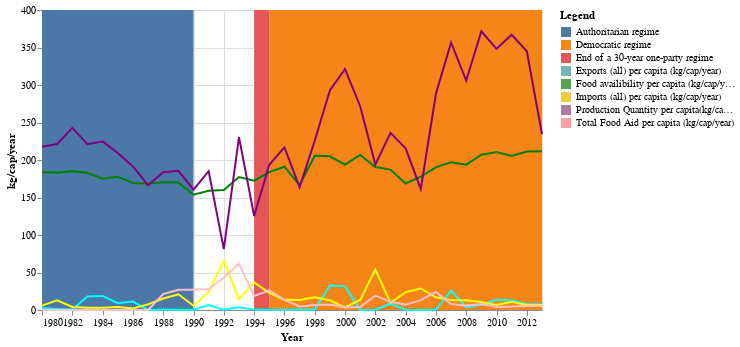

Write notebook code for a chart like this one.
### Code cell
Malawi = [
      {"year": "1980", "Food availibility per capita (kg/cap/year)": 183.812472,"Production Quantity per capita (kg/cap/year)":217.800389,"Exports (all) per capita (kg/cap/year)":2.552184,"Imports (all) per capita (kg/cap/year)":5.821538,"Total Food Aid per capita (kg/cap/year)":0.0},
      {"year": "1981", "Food availibility per capita (kg/cap/year)": 183.243505,"Production Quantity per capita (kg/cap/year)":221.381897,"Exports (all) per capita (kg/cap/year)":1.406870,"Imports (all) per capita (kg/cap/year)":12.917101,"Total Food Aid per capita (kg/cap/year)":0.0},
      {"year": "1982", "Food availibility per capita (kg/cap/year)": 184.941533,"Production Quantity per capita (kg/cap/year)":242.817137,"Exports (all) per capita (kg/cap/year)":0.525132,"Imports (all) per capita (kg/cap/year)":4.035145,"Total Food Aid per capita (kg/cap/year)":0.0},
      {"year": "1983", "Food availibility per capita (kg/cap/year)": 183.045544,"Production Quantity per capita (kg/cap/year)":221.047684,"Exports (all) per capita (kg/cap/year)":17.983611,"Imports (all) per capita (kg/cap/year)":2.986021,"Total Food Aid per capita (kg/cap/year)":0.0},
      {"year": "1984", "Food availibility per capita (kg/cap/year)": 174.962656,"Production Quantity per capita (kg/cap/year)":224.796007,"Exports (all) per capita (kg/cap/year)":18.782274,"Imports (all) per capita (kg/cap/year)":3.003732,"Total Food Aid per capita (kg/cap/year)":0.0},
      {"year": "1985", "Food availibility per capita (kg/cap/year)": 177.707823,"Production Quantity per capita (kg/cap/year)":209.359487,"Exports (all) per capita (kg/cap/year)":9.001403,"Imports (all) per capita (kg/cap/year)":4.042772,"Total Food Aid per capita (kg/cap/year)":0.0},
      {"year": "1986", "Food availibility per capita (kg/cap/year)": 169.295107,"Production Quantity per capita (kg/cap/year)":191.338224,"Exports (all) per capita (kg/cap/year)":11.309359,"Imports (all) per capita (kg/cap/year)":2.063047,"Total Food Aid per capita (kg/cap/year)":0.0},
      {"year": "1987", "Food availibility per capita (kg/cap/year)": 168.769168,"Production Quantity per capita (kg/cap/year)":166.354587,"Exports (all) per capita (kg/cap/year)":0.142639,"Imports (all) per capita (kg/cap/year)":7.453863,"Total Food Aid per capita (kg/cap/year)":0.0},
      {"year": "1988", "Food availibility per capita (kg/cap/year)": 170.483816,"Production Quantity per capita (kg/cap/year)":183.640502,"Exports (all) per capita (kg/cap/year)":0.513442,"Imports (all) per capita (kg/cap/year)":15.349446,"Total Food Aid per capita (kg/cap/year)":21.301378},
      {"year": "1989", "Food availibility per capita (kg/cap/year)": 170.016255,"Production Quantity per capita (kg/cap/year)":185.578500,"Exports (all) per capita (kg/cap/year)":0.449074,"Imports (all) per capita (kg/cap/year)":21.019578,"Total Food Aid per capita (kg/cap/year)":27.039943},
      {"year": "1990", "Food availibility per capita (kg/cap/year)": 153.708973,"Production Quantity per capita (kg/cap/year)":160.450071,"Exports (all) per capita (kg/cap/year)":0.232979,"Imports (all) per capita (kg/cap/year)":5.756662,"Total Food Aid per capita (kg/cap/year)":26.933186},
      {"year": "1991", "Food availibility per capita (kg/cap/year)": 158.935980,"Production Quantity per capita (kg/cap/year)":185.019300,"Exports (all) per capita (kg/cap/year)":6.592447,"Imports (all) per capita (kg/cap/year)":24.113379,"Total Food Aid per capita (kg/cap/year)":27.960665},
      {"year": "1992", "Food availibility per capita (kg/cap/year)": 159.976914,"Production Quantity per capita (kg/cap/year)":81.137525,"Exports (all) per capita (kg/cap/year)":0.312115,"Imports (all) per capita (kg/cap/year)":65.296653,"Total Food Aid per capita (kg/cap/year)":43.025638	},
      {"year": "1993", "Food availibility per capita (kg/cap/year)": 177.303774,"Production Quantity per capita (kg/cap/year)":230.548701,"Exports (all) per capita (kg/cap/year)":3.665635,"Imports (all) per capita (kg/cap/year)":14.091884,"Total Food Aid per capita (kg/cap/year)":61.881780},
      {"year": "1994", "Food availibility per capita (kg/cap/year)": 172.529164,"Production Quantity per capita (kg/cap/year)":125.368841,"Exports (all) per capita (kg/cap/year)":0.510400,"Imports (all) per capita (kg/cap/year)":36.758418,"Total Food Aid per capita (kg/cap/year)":18.795992},
      {"year": "1995", "Food availibility per capita (kg/cap/year)": 183.820764,"Production Quantity per capita (kg/cap/year)":193.561423,"Exports (all) per capita (kg/cap/year)":0.327472,"Imports (all) per capita (kg/cap/year)":22.797683,"Total Food Aid per capita (kg/cap/year)":26.250971},
      {"year": "1996", "Food availibility per capita (kg/cap/year)": 191.026093,"Production Quantity per capita (kg/cap/year)":216.832257,"Exports (all) per capita (kg/cap/year)":0.330624,"Imports (all) per capita (kg/cap/year)":13.614287,"Total Food Aid per capita (kg/cap/year)":13.500380},
      {"year": "1997", "Food availibility per capita (kg/cap/year)": 166.262032,"Production Quantity per capita (kg/cap/year)":163.766102,"Exports (all) per capita (kg/cap/year)":0.519399,"Imports (all) per capita (kg/cap/year)":13.412402,"Total Food Aid per capita (kg/cap/year)":4.825087},
      {"year": "1998", "Food availibility per capita (kg/cap/year)": 205.771865,"Production Quantity per capita (kg/cap/year)":225.739200,"Exports (all) per capita (kg/cap/year)":0.450584,"Imports (all) per capita (kg/cap/year)":17.084717,"Total Food Aid per capita (kg/cap/year)":6.712868},
      {"year": "1999", "Food availibility per capita (kg/cap/year)": 204.890542,"Production Quantity per capita (kg/cap/year)":292.743482,"Exports (all) per capita (kg/cap/year)":32.663370,"Imports (all) per capita (kg/cap/year)":12.992403,"Total Food Aid per capita (kg/cap/year)":7.394215},
      {"year": "2000", "Food availibility per capita (kg/cap/year)": 193.986198,"Production Quantity per capita (kg/cap/year)":321.316691,"Exports (all) per capita (kg/cap/year)":31.519524,"Imports (all) per capita (kg/cap/year)":3.473279,"Total Food Aid per capita (kg/cap/year)":3.454695},
      {"year": "2001", "Food availibility per capita (kg/cap/year)": 206.652753,"Production Quantity per capita (kg/cap/year)":271.704362,"Exports (all) per capita (kg/cap/year)":0.141969,"Imports (all) per capita (kg/cap/year)":13.407208,"Total Food Aid per capita (kg/cap/year)":3.893574},
      {"year": "2002", "Food availibility per capita (kg/cap/year)": 190.702879,"Production Quantity per capita (kg/cap/year)":193.916635,"Exports (all) per capita (kg/cap/year)":0.448431,"Imports (all) per capita (kg/cap/year)":53.914035,"Total Food Aid per capita (kg/cap/year)":19.105773},
      {"year": "2003", "Food availibility per capita (kg/cap/year)": 187.210628,"Production Quantity per capita (kg/cap/year)":236.186076,"Exports (all) per capita (kg/cap/year)":8.398897,"Imports (all) per capita (kg/cap/year)":9.643579,"Total Food Aid per capita (kg/cap/year)":10.923130},
      {"year": "2004", "Food availibility per capita (kg/cap/year)": 168.636388,"Production Quantity per capita (kg/cap/year)":215.524603,"Exports (all) per capita (kg/cap/year)":0.160716,"Imports (all) per capita (kg/cap/year)":23.818063,"Total Food Aid per capita (kg/cap/year)":7.197090},
      {"year": "2005", "Food availibility per capita (kg/cap/year)": 177.793653,"Production Quantity per capita (kg/cap/year)":161.314512,"Exports (all) per capita (kg/cap/year)":0.159573,"Imports (all) per capita (kg/cap/year)":28.707789,"Total Food Aid per capita (kg/cap/year)":13.185602},
      {"year": "2006", "Food availibility per capita (kg/cap/year)": 190.164546,"Production Quantity per capita (kg/cap/year)":288.301781,"Exports (all) per capita (kg/cap/year)":0.538832,"Imports (all) per capita (kg/cap/year)":16.995119,"Total Food Aid per capita (kg/cap/year)":23.948245},
      {"year": "2007", "Food availibility per capita (kg/cap/year)": 197.108919,"Production Quantity per capita (kg/cap/year)":356.696166,"Exports (all) per capita (kg/cap/year)":25.911488,"Imports (all) per capita (kg/cap/year)":13.434155,"Total Food Aid per capita (kg/cap/year)":8.015988},
      {"year": "2008", "Food availibility per capita (kg/cap/year)": 193.801947,"Production Quantity per capita (kg/cap/year)":305.864804,"Exports (all) per capita (kg/cap/year)":3.719514,"Imports (all) per capita (kg/cap/year)":13.047283,"Total Food Aid per capita (kg/cap/year)":5.926820},
      {"year": "2009", "Food availibility per capita (kg/cap/year)": 207.055720,"Production Quantity per capita (kg/cap/year)":371.698544,"Exports (all) per capita (kg/cap/year)":7.071107,"Imports (all) per capita (kg/cap/year)":10.649202,"Total Food Aid per capita (kg/cap/year)":8.130010},
      {"year": "2010", "Food availibility per capita (kg/cap/year)": 210.697833,"Production Quantity per capita (kg/cap/year)":348.269740,"Exports (all) per capita (kg/cap/year)":13.564253,"Imports (all) per capita (kg/cap/year)":6.824762,"Total Food Aid per capita (kg/cap/year)":3.984507},
      {"year": "2011", "Food availibility per capita (kg/cap/year)": 205.461043,"Production Quantity per capita (kg/cap/year)":366.965980,"Exports (all) per capita (kg/cap/year)":13.140949,"Imports (all) per capita (kg/cap/year)":11.000310,"Total Food Aid per capita (kg/cap/year)":4.535125},
      {"year": "2012", "Food availibility per capita (kg/cap/year)": 211.242811,"Production Quantity per capita (kg/cap/year)":344.973683,"Exports (all) per capita (kg/cap/year)":7.625822,"Imports (all) per capita (kg/cap/year)":6.626945,"Total Food Aid per capita (kg/cap/year)":5.168051},
      {"year": "2013", "Food availibility per capita (kg/cap/year)": 211.629649,"Production Quantity per capita (kg/cap/year)":234.551326,"Exports (all) per capita (kg/cap/year)":7.625822,"Imports (all) per capita (kg/cap/year)":6.626945,"Total Food Aid per capita (kg/cap/year)":5.168051},
    ]

Events = [{"start":"1999","end":"1999","Legend":"Food availibility per capita (kg/cap/year)"},{"start":"1997","end":"1997","Legend":"Total Food Aid per capita (kg/cap/year)"},{"start":"1997","end":"1997","Legend":"Imports (all) per capita (kg/cap/year)"},{"start":"1997","end":"1997","Legend":"Production Quantity per capita(kg/cap/year)"},{"start":"1997","end":"1997","Legend":"Exports (all) per capita (kg/cap/year)"},{"start": "1994","end": "1995","Legend": "End of a 30-year one-party regime"},{"start": "1980","end": "1990","Legend": "Authoritarian regime"},{"start": "1995","end": "2013","Legend": "Democratic regime"}]


Malawi = alt.pd.DataFrame(Malawi)
Events = alt.pd.DataFrame(Events)


line1 = alt.Chart(Malawi).mark_line(color='green').encode(
    alt.X('year:T', axis=alt.Axis(format='%Y')),
    y='Food availibility per capita (kg/cap/year)'
).properties(
    width=500,
    height=300
)

line2 = alt.Chart(Malawi).mark_line(color='purple').encode(
    alt.X('year:T', axis=alt.Axis(format='%Y')),
    y='Production Quantity per capita (kg/cap/year)'
).properties(
    width=500,
    height=300
)

line3 = alt.Chart(Malawi).mark_line(color='aqua').encode(
    alt.X('year:T', axis=alt.Axis(format='%Y')),
    y='Exports (all) per capita (kg/cap/year)'
).properties(
    width=500,
    height=300
)

line4 = alt.Chart(Malawi).mark_line(color='yellow').encode(
    alt.X('year:T', axis=alt.Axis(format='%Y')),
    y='Imports (all) per capita (kg/cap/year)'
).properties(
    width=500,
    height=300
)

line5 = alt.Chart(Malawi).mark_line(color='pink').encode(
    alt.X('year:T', axis=alt.Axis(format='%Y',title='Year')),
    alt.Y("Total Food Aid per capita (kg/cap/year)", axis=alt.Axis(title='kg/cap/year'))
).properties(
    width=500,
    height=300
)


rect = alt.Chart(Events).mark_rect().encode(
    x='start:T',
    x2='end:T',
    color='Legend:N'
)






rect + line1 + line2 + line3 +line4 + line5

### Figure 1 — Vega-Lite specification as saved in the notebook (floating-point values rounded to 4 significant figures)
{"config": {"view": {"continuousWidth": 400, "continuousHeight": 300}}, "layer": [{"data": {"name": "data-b642584c483ecb0dc350fc1772052da4"}, "mark": "rect", "encoding": {"color": {"type": "nominal", "field": "Legend"}, "x": {"type": "temporal", "field": "start"}, "x2": {"field": "end"}}}, {"data": {"name": "data-ec1ad36cbaf28e9a5345bbadd413f9e7"}, "mark": {"type": "line", "color": "green"}, "encoding": {"x": {"type": "temporal", "axis": {"format": "%Y"}, "field": "year"}, "y": {"type": "quantitative", "field": "Food availibility per capita (kg/cap/year)"}}, "height": 300, "width": 500}, {"data": {"name": "data-ec1ad36cbaf28e9a5345bbadd413f9e7"}, "mark": {"type": "line", "color": "purple"}, "encoding": {"x": {"type": "temporal", "axis": {"format": "%Y"}, "field": "year"}, "y": {"type": "quantitative", "field": "Production Quantity per capita (kg/cap/year)"}}, "height": 300, "width": 500}, {"data": {"name": "data-ec1ad36cbaf28e9a5345bbadd413f9e7"}, "mark": {"type": "line", "color": "aqua"}, "encoding": {"x": {"type": "temporal", "axis": {"format": "%Y"}, "field": "year"}, "y": {"type": "quantitative", "field": "Exports (all) per capita (kg/cap/year)"}}, "height": 300, "width": 500}, {"data": {"name": "data-ec1ad36cbaf28e9a5345bbadd413f9e7"}, "mark": {"type": "line", "color": "yellow"}, "encoding": {"x": {"type": "temporal", "axis": {"format": "%Y"}, "field": "year"}, "y": {"type": "quantitative", "field": "Imports (all) per capita (kg/cap/year)"}}, "height": 300, "width": 500}, {"data": {"name": "data-ec1ad36cbaf28e9a5345bbadd413f9e7"}, "mark": {"type": "line", "color": "pink"}, "encoding": {"x": {"type": "temporal", "axis": {"format": "%Y", "title": "Year"}, "field": "year"}, "y": {"type": "quantitative", "axis": {"title": "kg/cap/year"}, "field": "Total Food Aid per capita (kg/cap/year)"}}, "height": 300, "width": 500}], "$schema": "https://vega.github.io/schema/vega-lite/v4.8.1.json", "datasets": {"data-b642584c483ecb0dc350fc1772052da4": [{"start": "1999", "end": "1999", "Legend": "Food availibility per capita (kg/cap/year)"}, {"start": "1997", "end": "1997", "Legend": "Total Food Aid per capita (kg/cap/year)"}, {"start": "1997", "end": "1997", "Legend": "Imports (all) per capita (kg/cap/year)"}, {"start": "1997", "end": "1997", "Legend": "Production Quantity per capita(kg/cap/year)"}, {"start": "1997", "end": "1997", "Legend": "Exports (all) per capita (kg/cap/year)"}, {"start": "1994", "end": "1995", "Legend": "End of a 30-year one-party regime"}, {"start": "1980", "end": "1990", "Legend": "Authoritarian regime"}, {"start": "1995", "end": "2013", "Legend": "Democratic regime"}], "data-ec1ad36cbaf28e9a5345bbadd413f9e7": [{"year": "1980", "Food availibility per capita (kg/cap/year)": 183.8, "Production Quantity per capita (kg/cap/year)": 217.8, "Exports (all) per capita (kg/cap/year)": 2.552, "Imports (all) per capita (kg/cap/year)": 5.822, "Total Food Aid per capita (kg/cap/year)": 0.0}, {"year": "1981", "Food availibility per capita (kg/cap/year)": 183.2, "Production Quantity per capita (kg/cap/year)": 221.4, "Exports (all) per capita (kg/cap/year)": 1.407, "Imports (all) per capita (kg/cap/year)": 12.92, "Total Food Aid per capita (kg/cap/year)": 0.0}, {"year": "1982", "Food availibility per capita (kg/cap/year)": 184.9, "Production Quantity per capita (kg/cap/year)": 242.8, "Exports (all) per capita (kg/cap/year)": 0.5251, "Imports (all) per capita (kg/cap/year)": 4.035, "Total Food Aid per capita (kg/cap/year)": 0.0}, {"year": "1983", "Food availibility per capita (kg/cap/year)": 183.0, "Production Quantity per capita (kg/cap/year)": 221.0, "Exports (all) per capita (kg/cap/year)": 17.98, "Imports (all) per capita (kg/cap/year)": 2.986, "Total Food Aid per capita (kg/cap/year)": 0.0}, {"year": "1984", "Food availibility per capita (kg/cap/year)": 175.0, "Production Quantity per capita (kg/cap/year)": 224.8, "Exports (all) per capita (kg/cap/year)": 18.78, "Imports (all) per capita (kg/cap/year)": 3.004, "Total Food Aid per capita (kg/cap/year)": 0.0}, {"year": "1985", "Food availibility per capita (kg/cap/year)": 177.7, "Production Quantity per capita (kg/cap/year)": 209.4, "Exports (all) per capita (kg/cap/year)": 9.001, "Imports (all) per capita (kg/cap/year)": 4.043, "Total Food Aid per capita (kg/cap/year)": 0.0}, {"year": "1986", "Food availibility per capita (kg/cap/year)": 169.3, "Production Quantity per capita (kg/cap/year)": 191.3, "Exports (all) per capita (kg/cap/year)": 11.31, "Imports (all) per capita (kg/cap/year)": 2.063, "Total Food Aid per capita (kg/cap/year)": 0.0}, {"year": "1987", "Food availibility per capita (kg/cap/year)": 168.8, "Production Quantity per capita (kg/cap/year)": 166.4, "Exports (all) per capita (kg/cap/year)": 0.1426, "Imports (all) per capita (kg/cap/year)": 7.454, "Total Food Aid per capita (kg/cap/year)": 0.0}, {"year": "1988", "Food availibility per capita (kg/cap/year)": 170.5, "Production Quantity per capita (kg/cap/year)": 183.6, "Exports (all) per capita (kg/cap/year)": 0.5134, "Imports (all) per capita (kg/cap/year)": 15.35, "Total Food Aid per capita (kg/cap/year)": 21.3}, {"year": "1989", "Food availibility per capita (kg/cap/year)": 170.0, "Production Quantity per capita (kg/cap/year)": 185.6, "Exports (all) per capita (kg/cap/year)": 0.4491, "Imports (all) per capita (kg/cap/year)": 21.02, "Total Food Aid per capita (kg/cap/year)": 27.04}, {"year": "1990", "Food availibility per capita (kg/cap/year)": 153.7, "Production Quantity per capita (kg/cap/year)": 160.5, "Exports (all) per capita (kg/cap/year)": 0.233, "Imports (all) per capita (kg/cap/year)": 5.757, "Total Food Aid per capita (kg/cap/year)": 26.93}, {"year": "1991", "Food availibility per capita (kg/cap/year)": 158.9, "Production Quantity per capita (kg/cap/year)": 185.0, "Exports (all) per capita (kg/cap/year)": 6.592, "Imports (all) per capita (kg/cap/year)": 24.11, "Total Food Aid per capita (kg/cap/year)": 27.96}, {"year": "1992", "Food availibility per capita (kg/cap/year)": 160.0, "Production Quantity per capita (kg/cap/year)": 81.14, "Exports (all) per capita (kg/cap/year)": 0.3121, "Imports (all) per capita (kg/cap/year)": 65.3, "Total Food Aid per capita (kg/cap/year)": 43.03}, {"year": "1993", "Food availibility per capita (kg/cap/year)": 177.3, "Production Quantity per capita (kg/cap/year)": 230.5, "Exports (all) per capita (kg/cap/year)": 3.666, "Imports (all) per capita (kg/cap/year)": 14.09, "Total Food Aid per capita (kg/cap/year)": 61.88}, {"year": "1994", "Food availibility per capita (kg/cap/year)": 172.5, "Production Quantity per capita (kg/cap/year)": 125.4, "Exports (all) per capita (kg/cap/year)": 0.5104, "Imports (all) per capita (kg/cap/year)": 36.76, "Total Food Aid per capita (kg/cap/year)": 18.8}, {"year": "1995", "Food availibility per capita (kg/cap/year)": 183.8, "Production Quantity per capita (kg/cap/year)": 193.6, "Exports (all) per capita (kg/cap/year)": 0.3275, "Imports (all) per capita (kg/cap/year)": 22.8, "Total Food Aid per capita (kg/cap/year)": 26.25}, {"year": "1996", "Food availibility per capita (kg/cap/year)": 191.0, "Production Quantity per capita (kg/cap/year)": 216.8, "Exports (all) per capita (kg/cap/year)": 0.3306, "Imports (all) per capita (kg/cap/year)": 13.61, "Total Food Aid per capita (kg/cap/year)": 13.5}, {"year": "1997", "Food availibility per capita (kg/cap/year)": 166.3, "Production Quantity per capita (kg/cap/year)": 163.8, "Exports (all) per capita (kg/cap/year)": 0.5194, "Imports (all) per capita (kg/cap/year)": 13.41, "Total Food Aid per capita (kg/cap/year)": 4.825}, {"year": "1998", "Food availibility per capita (kg/cap/year)": 205.8, "Production Quantity per capita (kg/cap/year)": 225.7, "Exports (all) per capita (kg/cap/year)": 0.4506, "Imports (all) per capita (kg/cap/year)": 17.08, "Total Food Aid per capita (kg/cap/year)": 6.713}, {"year": "1999", "Food availibility per capita (kg/cap/year)": 204.9, "Production Quantity per capita (kg/cap/year)": 292.7, "Exports (all) per capita (kg/cap/year)": 32.66, "Imports (all) per capita (kg/cap/year)": 12.99, "Total Food Aid per capita (kg/cap/year)": 7.394}, {"year": "2000", "Food availibility per capita (kg/cap/year)": 194.0, "Production Quantity per capita (kg/cap/year)": 321.3, "Exports (all) per capita (kg/cap/year)": 31.52, "Imports (all) per capita (kg/cap/year)": 3.473, "Total Food Aid per capita (kg/cap/year)": 3.455}, {"year": "2001", "Food availibility per capita (kg/cap/year)": 206.7, "Production Quantity per capita (kg/cap/year)": 271.7, "Exports (all) per capita (kg/cap/year)": 0.142, "Imports (all) per capita (kg/cap/year)": 13.41, "Total Food Aid per capita (kg/cap/year)": 3.894}, {"year": "2002", "Food availibility per capita (kg/cap/year)": 190.7, "Production Quantity per capita (kg/cap/year)": 193.9, "Exports (all) per capita (kg/cap/year)": 0.4484, "Imports (all) per capita (kg/cap/year)": 53.91, "Total Food Aid per capita (kg/cap/year)": 19.11}, {"year": "2003", "Food availibility per capita (kg/cap/year)": 187.2, "Production Quantity per capita (kg/cap/year)": 236.2, "Exports (all) per capita (kg/cap/year)": 8.399, "Imports (all) per capita (kg/cap/year)": 9.644, "Total Food Aid per capita (kg/cap/year)": 10.92}, {"year": "2004", "Food availibility per capita (kg/cap/year)": 168.6, "Production Quantity per capita (kg/cap/year)": 215.5, "Exports (all) per capita (kg/cap/year)": 0.1607, "Imports (all) per capita (kg/cap/year)": 23.82, "Total Food Aid per capita (kg/cap/year)": 7.197}, {"year": "2005", "Food availibility per capita (kg/cap/year)": 177.8, "Production Quantity per capita (kg/cap/year)": 161.3, "Exports (all) per capita (kg/cap/year)": 0.1596, "Imports (all) per capita (kg/cap/year)": 28.71, "Total Food Aid per capita (kg/cap/year)": 13.19}, {"year": "2006", "Food availibility per capita (kg/cap/year)": 190.2, "Production Quantity per capita (kg/cap/year)": 288.3, "Exports (all) per capita (kg/cap/year)": 0.5388, "Imports (all) per capita (kg/cap/year)": 17.0, "Total Food Aid per capita (kg/cap/year)": 23.95}, {"year": "2007", "Food availibility per capita (kg/cap/year)": 197.1, "Production Quantity per capita (kg/cap/year)": 356.7, "Exports (all) per capita (kg/cap/year)": 25.91, "Imports (all) per capita (kg/cap/year)": 13.43, "Total Food Aid per capita (kg/cap/year)": 8.016}, {"year": "2008", "Food availibility per capita (kg/cap/year)": 193.8, "Production Quantity per capita (kg/cap/year)": 305.9, "Exports (all) per capita (kg/cap/year)": 3.72, "Imports (all) per capita (kg/cap/year)": 13.05, "Total Food Aid per capita (kg/cap/year)": 5.927}, {"year": "2009", "Food availibility per capita (kg/cap/year)": 207.1, "Production Quantity per capita (kg/cap/year)": 371.7, "Exports (all) per capita (kg/cap/year)": 7.071, "Imports (all) per capita (kg/cap/year)": 10.65, "Total Food Aid per capita (kg/cap/year)": 8.13}, {"year": "2010", "Food availibility per capita (kg/cap/year)": 210.7, "Production Quantity per capita (kg/cap/year)": 348.3, "Exports (all) per capita (kg/cap/year)": 13.56, "Imports (all) per capita (kg/cap/year)": 6.825, "Total Food Aid per capita (kg/cap/year)": 3.985}, {"year": "2011", "Food availibility per capita (kg/cap/year)": 205.5, "Production Quantity per capita (kg/cap/year)": 367.0, "Exports (all) per capita (kg/cap/year)": 13.14, "Imports (all) per capita (kg/cap/year)": 11.0, "Total Food Aid per capita (kg/cap/year)": 4.535}, {"year": "2012", "Food availibility per capita (kg/cap/year)": 211.2, "Production Quantity per capita (kg/cap/year)": 345.0, "Exports (all) per capita (kg/cap/year)": 7.626, "Imports (all) per capita (kg/cap/year)": 6.627, "Total Food Aid per capita (kg/cap/year)": 5.168}, {"year": "2013", "Food availibility per capita (kg/cap/year)": 211.6, "Production Quantity per capita (kg/cap/year)": 234.6, "Exports (all) per capita (kg/cap/year)": 7.626, "Imports (all) per capita (kg/cap/year)": 6.627, "Total Food Aid per capita (kg/cap/year)": 5.168}]}}
